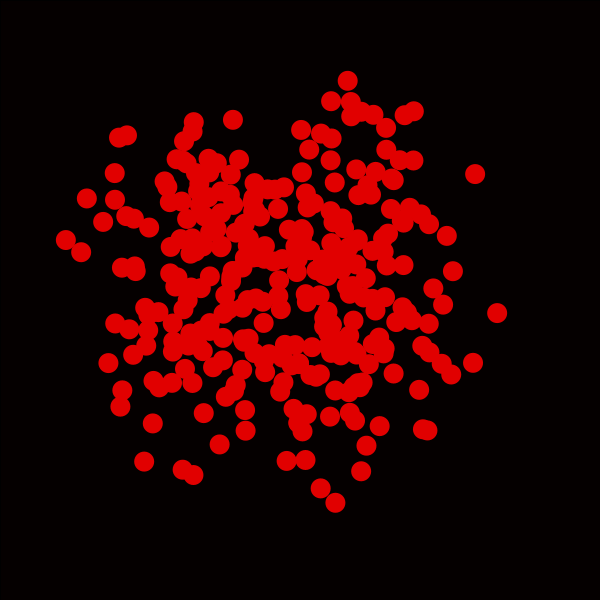
Frame 1 (no input)
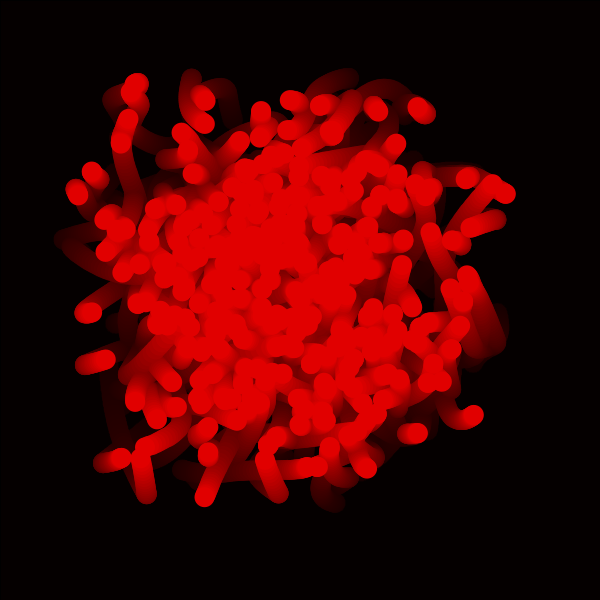
Frame 60 (the mouse pressed at the canvas centre just before this capture)
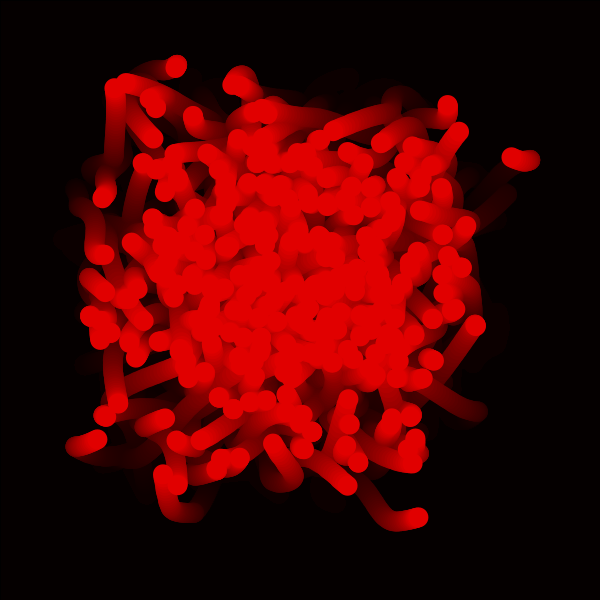
Frame 120 (the mouse held since frame 60 and released just before this capture)

The Processing sketch that drew these frames (run headless with seeded random() and noise(); from frame 60 on, the mouse is pressed at the canvas centre):

// Processing sketch: MagicWorms
// ── MagicWorms.pde
float x = 0;
float y = 0;
void setup() {
   size(600,600);
   background(#050000);
}

void draw() {
  makeMagical();
  for (int i = 0; i < 300; i++) {
    fill(225, 0, 0);
    ellipse(getWormX(i), getWormY(i), 20, 20);
  }
  x = random(width);
  y = random(height);
}

    float frequency = .005;
    float noiseInterval = PI;

    void makeMagical() {
        fill( 0, 0, 0, 10 );
        rect(0, 0, width, height);
        noStroke();
    }

    float getWormX(int i) {
        return map(noise(i*noiseInterval + frameCount * frequency), 0, 1, 0, width);
    }

    float getWormY(int i) {
        return map(noise(i*noiseInterval+1 + frameCount * frequency), 0, 1, 0, height);
    }
